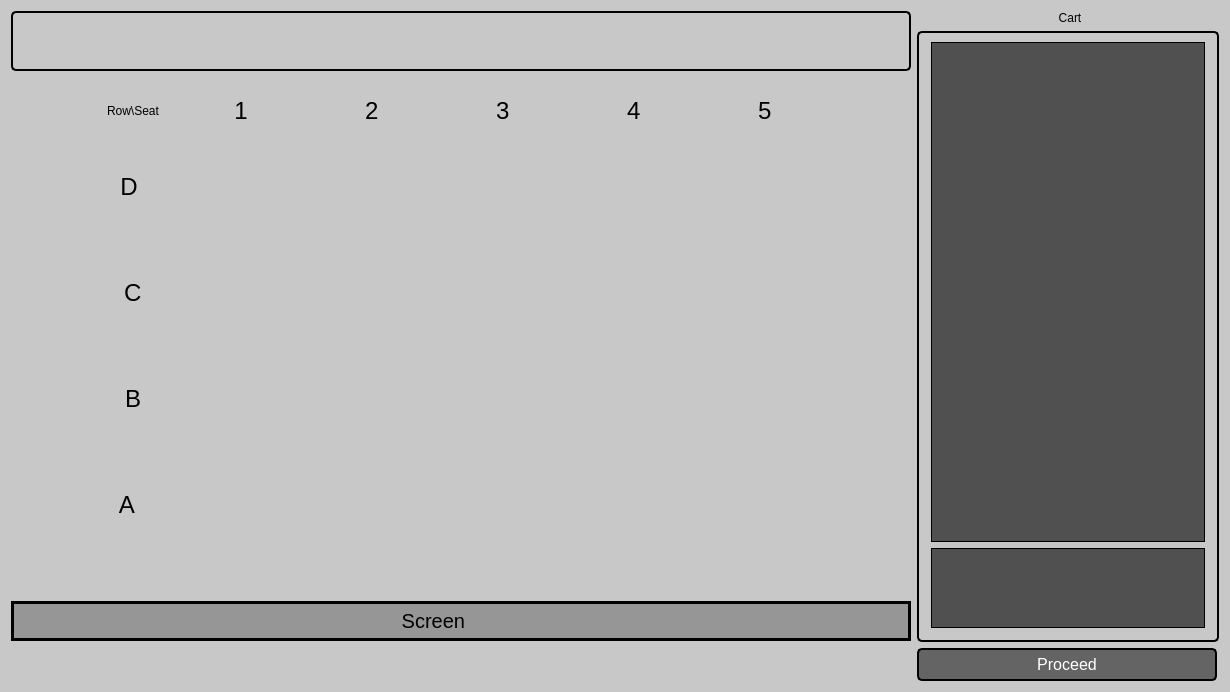
<?xml version="1.0" encoding="UTF-8"?>
<ui version="4.0">
 <class>ProjectionScreenClass</class>
 <widget class="QWidget" name="ProjectionScreenClass">
  <property name="geometry">
   <rect>
    <x>0</x>
    <y>0</y>
    <width>1230</width>
    <height>692</height>
   </rect>
  </property>
  <property name="maximumSize">
   <size>
    <width>1250</width>
    <height>700</height>
   </size>
  </property>
  <property name="windowTitle">
   <string>ProjectionScreen</string>
  </property>
  <property name="styleSheet">
   <string notr="true">QWidget{
background-color: rgb(200,200,200);
}</string>
  </property>
  <layout class="QVBoxLayout" name="verticalLayout_6">
   <item>
    <layout class="QHBoxLayout" name="horizontalLayout_2">
     <item>
      <layout class="QVBoxLayout" name="verticalLayout">
       <item alignment="Qt::AlignTop">
        <widget class="QLabel" name="label">
         <property name="minimumSize">
          <size>
           <width>0</width>
           <height>60</height>
          </size>
         </property>
         <property name="maximumSize">
          <size>
           <width>16777215</width>
           <height>60</height>
          </size>
         </property>
         <property name="font">
          <font>
           <family>Arial</family>
           <pointsize>20</pointsize>
          </font>
         </property>
         <property name="styleSheet">
          <string notr="true">QLabel{
border: 2px solid rgb(0,0,0);
   border-radius: 5px;
    padding: 5px 10px;
}</string>
         </property>
         <property name="text">
          <string/>
         </property>
        </widget>
       </item>
       <item>
        <layout class="QGridLayout" name="gridLayout">
         <item row="0" column="1">
          <widget class="QLabel" name="label_11">
           <property name="text">
            <string>Row\Seat</string>
           </property>
          </widget>
         </item>
         <item row="4" column="7">
          <widget class="QPushButton" name="A5">
           <property name="minimumSize">
            <size>
             <width>100</width>
             <height>100</height>
            </size>
           </property>
           <property name="maximumSize">
            <size>
             <width>100</width>
             <height>100</height>
            </size>
           </property>
           <property name="styleSheet">
            <string notr="true">#A5
{
background-color:transparent;
border-image: url(:/ProjectionScreen/Resource files/seat.png);
background: none;
border: none;
background-repeat: none;
}
#A5:pressed{
border-image: url(:/ProjectionScreen/Resource files/seat3.png);
}</string>
           </property>
           <property name="text">
            <string/>
           </property>
          </widget>
         </item>
         <item row="2" column="7">
          <widget class="QPushButton" name="C5">
           <property name="minimumSize">
            <size>
             <width>100</width>
             <height>100</height>
            </size>
           </property>
           <property name="maximumSize">
            <size>
             <width>16777215</width>
             <height>16777215</height>
            </size>
           </property>
           <property name="styleSheet">
            <string notr="true">#C5
{
background-color:transparent;
border-image: url(:/ProjectionScreen/Resource files/seat.png);
background: none;
border: none;
background-repeat: none;
}
#C5:pressed{
border-image: url(:/ProjectionScreen/Resource files/seat3.png);
}</string>
           </property>
           <property name="text">
            <string/>
           </property>
          </widget>
         </item>
         <item row="0" column="6" alignment="Qt::AlignHCenter">
          <widget class="QLabel" name="label_5">
           <property name="maximumSize">
            <size>
             <width>50</width>
             <height>50</height>
            </size>
           </property>
           <property name="font">
            <font>
             <pointsize>18</pointsize>
            </font>
           </property>
           <property name="text">
            <string>4</string>
           </property>
          </widget>
         </item>
         <item row="1" column="1">
          <widget class="QLabel" name="label_10">
           <property name="minimumSize">
            <size>
             <width>0</width>
             <height>0</height>
            </size>
           </property>
           <property name="maximumSize">
            <size>
             <width>50</width>
             <height>50</height>
            </size>
           </property>
           <property name="font">
            <font>
             <pointsize>18</pointsize>
            </font>
           </property>
           <property name="text">
            <string>  D</string>
           </property>
          </widget>
         </item>
         <item row="0" column="5" alignment="Qt::AlignHCenter">
          <widget class="QLabel" name="label_4">
           <property name="maximumSize">
            <size>
             <width>50</width>
             <height>50</height>
            </size>
           </property>
           <property name="font">
            <font>
             <pointsize>18</pointsize>
            </font>
           </property>
           <property name="text">
            <string>3</string>
           </property>
          </widget>
         </item>
         <item row="3" column="5">
          <widget class="QPushButton" name="B3">
           <property name="enabled">
            <bool>true</bool>
           </property>
           <property name="minimumSize">
            <size>
             <width>100</width>
             <height>100</height>
            </size>
           </property>
           <property name="styleSheet">
            <string notr="true">#B3
{
background-color:transparent;
border-image: url(:/ProjectionScreen/Resource files/seat.png);
background: none;
border: none;
background-repeat: none;
}
#B3:pressed{
border-image: url(:/ProjectionScreen/Resource files/seat3.png);
}</string>
           </property>
           <property name="text">
            <string/>
           </property>
           <property name="checkable">
            <bool>false</bool>
           </property>
          </widget>
         </item>
         <item row="1" column="3">
          <widget class="QPushButton" name="D1">
           <property name="minimumSize">
            <size>
             <width>100</width>
             <height>100</height>
            </size>
           </property>
           <property name="styleSheet">
            <string notr="true">#D1
{
background-color:transparent;
border-image: url(:/ProjectionScreen/Resource files/seat.png);
background: none;
border: none;
background-repeat: none;
}
#D1:pressed{
border-image: url(:/ProjectionScreen/Resource files/seat3.png);
}</string>
           </property>
           <property name="text">
            <string/>
           </property>
          </widget>
         </item>
         <item row="4" column="6">
          <widget class="QPushButton" name="A4">
           <property name="minimumSize">
            <size>
             <width>100</width>
             <height>100</height>
            </size>
           </property>
           <property name="maximumSize">
            <size>
             <width>100</width>
             <height>100</height>
            </size>
           </property>
           <property name="styleSheet">
            <string notr="true">#A4
{
background-color:transparent;
border-image: url(:/ProjectionScreen/Resource files/seat.png);
background: none;
border: none;
background-repeat: none;
}
#A4:pressed{
border-image: url(:/ProjectionScreen/Resource files/seat3.png);
}</string>
           </property>
           <property name="text">
            <string/>
           </property>
          </widget>
         </item>
         <item row="2" column="5">
          <widget class="QPushButton" name="C3">
           <property name="minimumSize">
            <size>
             <width>100</width>
             <height>100</height>
            </size>
           </property>
           <property name="styleSheet">
            <string notr="true">#C3
{
background-color:transparent;
border-image: url(:/ProjectionScreen/Resource files/seat.png);
background: none;
border: none;
background-repeat: none;
}
#C3:pressed{
border-image: url(:/ProjectionScreen/Resource files/seat3.png);
}</string>
           </property>
           <property name="text">
            <string/>
           </property>
          </widget>
         </item>
         <item row="4" column="3">
          <widget class="QPushButton" name="A1">
           <property name="minimumSize">
            <size>
             <width>100</width>
             <height>100</height>
            </size>
           </property>
           <property name="maximumSize">
            <size>
             <width>100</width>
             <height>100</height>
            </size>
           </property>
           <property name="styleSheet">
            <string notr="true">#A1
{
background-color:transparent;
border-image: url(:/ProjectionScreen/Resource files/seat.png);
background: none;
border: none;
background-repeat: none;
}
#A1:pressed{
border-image: url(:/ProjectionScreen/Resource files/seat3.png);
}</string>
           </property>
           <property name="text">
            <string/>
           </property>
          </widget>
         </item>
         <item row="2" column="1" alignment="Qt::AlignHCenter|Qt::AlignVCenter">
          <widget class="QLabel" name="label_9">
           <property name="maximumSize">
            <size>
             <width>50</width>
             <height>50</height>
            </size>
           </property>
           <property name="font">
            <font>
             <pointsize>18</pointsize>
            </font>
           </property>
           <property name="text">
            <string>C</string>
           </property>
          </widget>
         </item>
         <item row="0" column="3" alignment="Qt::AlignHCenter">
          <widget class="QLabel" name="label_2">
           <property name="minimumSize">
            <size>
             <width>40</width>
             <height>40</height>
            </size>
           </property>
           <property name="maximumSize">
            <size>
             <width>50</width>
             <height>50</height>
            </size>
           </property>
           <property name="font">
            <font>
             <pointsize>18</pointsize>
            </font>
           </property>
           <property name="text">
            <string>  1</string>
           </property>
          </widget>
         </item>
         <item row="0" column="7" alignment="Qt::AlignHCenter">
          <widget class="QLabel" name="label_6">
           <property name="maximumSize">
            <size>
             <width>50</width>
             <height>50</height>
            </size>
           </property>
           <property name="font">
            <font>
             <pointsize>18</pointsize>
            </font>
           </property>
           <property name="text">
            <string>5</string>
           </property>
          </widget>
         </item>
         <item row="1" column="7">
          <widget class="QPushButton" name="D5">
           <property name="minimumSize">
            <size>
             <width>100</width>
             <height>100</height>
            </size>
           </property>
           <property name="styleSheet">
            <string notr="true">#D5
{
background-color:transparent;
border-image: url(:/ProjectionScreen/Resource files/seat.png);
background: none;
border: none;
background-repeat: none;
}
#D5:pressed{
border-image: url(:/ProjectionScreen/Resource files/seat3.png);
}</string>
           </property>
           <property name="text">
            <string/>
           </property>
          </widget>
         </item>
         <item row="4" column="1">
          <widget class="QLabel" name="label_7">
           <property name="maximumSize">
            <size>
             <width>50</width>
             <height>50</height>
            </size>
           </property>
           <property name="font">
            <font>
             <pointsize>18</pointsize>
            </font>
           </property>
           <property name="text">
            <string>  A</string>
           </property>
          </widget>
         </item>
         <item row="1" column="5">
          <widget class="QPushButton" name="D3">
           <property name="minimumSize">
            <size>
             <width>100</width>
             <height>100</height>
            </size>
           </property>
           <property name="styleSheet">
            <string notr="true">#D3
{
background-color:transparent;
border-image: url(:/ProjectionScreen/Resource files/seat.png);
background: none;
border: none;
background-repeat: none;
}
#D3:pressed{
border-image: url(:/ProjectionScreen/Resource files/seat3.png);
}</string>
           </property>
           <property name="text">
            <string/>
           </property>
          </widget>
         </item>
         <item row="2" column="6">
          <widget class="QPushButton" name="C4">
           <property name="minimumSize">
            <size>
             <width>100</width>
             <height>100</height>
            </size>
           </property>
           <property name="styleSheet">
            <string notr="true">#C4
{
background-color:transparent;
border-image: url(:/ProjectionScreen/Resource files/seat.png);
background: none;
border: none;
background-repeat: none;
}
#C4:pressed{
border-image: url(:/ProjectionScreen/Resource files/seat3.png);
}</string>
           </property>
           <property name="text">
            <string/>
           </property>
          </widget>
         </item>
         <item row="3" column="6">
          <widget class="QPushButton" name="B4">
           <property name="minimumSize">
            <size>
             <width>100</width>
             <height>100</height>
            </size>
           </property>
           <property name="styleSheet">
            <string notr="true">#B4
{
background-color:transparent;
border-image: url(:/ProjectionScreen/Resource files/seat.png);
background: none;
border: none;
background-repeat: none;
}
#B4:pressed{
border-image: url(:/ProjectionScreen/Resource files/seat3.png);
}</string>
           </property>
           <property name="text">
            <string/>
           </property>
          </widget>
         </item>
         <item row="1" column="6">
          <widget class="QPushButton" name="D4">
           <property name="minimumSize">
            <size>
             <width>100</width>
             <height>100</height>
            </size>
           </property>
           <property name="styleSheet">
            <string notr="true">#D4
{
background-color:transparent;
border-image: url(:/ProjectionScreen/Resource files/seat.png);
background: none;
border: none;
background-repeat: none;
}
#D4:pressed{
border-image: url(:/ProjectionScreen/Resource files/seat3.png);
}</string>
           </property>
           <property name="text">
            <string/>
           </property>
          </widget>
         </item>
         <item row="0" column="4" alignment="Qt::AlignHCenter">
          <widget class="QLabel" name="label_3">
           <property name="maximumSize">
            <size>
             <width>50</width>
             <height>50</height>
            </size>
           </property>
           <property name="font">
            <font>
             <pointsize>18</pointsize>
            </font>
           </property>
           <property name="text">
            <string>2</string>
           </property>
          </widget>
         </item>
         <item row="3" column="1" alignment="Qt::AlignHCenter">
          <widget class="QLabel" name="label_8">
           <property name="maximumSize">
            <size>
             <width>50</width>
             <height>50</height>
            </size>
           </property>
           <property name="font">
            <font>
             <pointsize>18</pointsize>
            </font>
           </property>
           <property name="text">
            <string>B</string>
           </property>
          </widget>
         </item>
         <item row="3" column="3">
          <widget class="QPushButton" name="B1">
           <property name="minimumSize">
            <size>
             <width>100</width>
             <height>100</height>
            </size>
           </property>
           <property name="styleSheet">
            <string notr="true">#B1
{
background-color:transparent;
border-image: url(:/ProjectionScreen/Resource files/seat.png);
background: none;
border: none;
background-repeat: none;
}
#B1:pressed{
border-image: url(:/ProjectionScreen/Resource files/seat3.png);
}</string>
           </property>
           <property name="text">
            <string/>
           </property>
          </widget>
         </item>
         <item row="3" column="7">
          <widget class="QPushButton" name="B5">
           <property name="minimumSize">
            <size>
             <width>100</width>
             <height>100</height>
            </size>
           </property>
           <property name="styleSheet">
            <string notr="true">#B5
{
background-color:transparent;
border-image: url(:/ProjectionScreen/Resource files/seat.png);
background: none;
border: none;
background-repeat: none;
}
#B5:pressed{
border-image: url(:/ProjectionScreen/Resource files/seat3.png);
}</string>
           </property>
           <property name="text">
            <string/>
           </property>
          </widget>
         </item>
         <item row="4" column="5">
          <widget class="QPushButton" name="A3">
           <property name="minimumSize">
            <size>
             <width>100</width>
             <height>100</height>
            </size>
           </property>
           <property name="maximumSize">
            <size>
             <width>100</width>
             <height>100</height>
            </size>
           </property>
           <property name="styleSheet">
            <string notr="true">#A3
{
background-color:transparent;
border-image: url(:/ProjectionScreen/Resource files/seat.png);
background: none;
border: none;
background-repeat: none;
}
#A3:pressed{
border-image: url(:/ProjectionScreen/Resource files/seat3.png);
}</string>
           </property>
           <property name="text">
            <string/>
           </property>
          </widget>
         </item>
         <item row="3" column="4">
          <widget class="QPushButton" name="B2">
           <property name="minimumSize">
            <size>
             <width>100</width>
             <height>100</height>
            </size>
           </property>
           <property name="styleSheet">
            <string notr="true">#B2
{
background-color:transparent;
border-image: url(:/ProjectionScreen/Resource files/seat.png);
background: none;
border: none;
background-repeat: none;
}
#B2:pressed{
border-image: url(:/ProjectionScreen/Resource files/seat3.png);
}</string>
           </property>
           <property name="text">
            <string/>
           </property>
          </widget>
         </item>
         <item row="2" column="3">
          <widget class="QPushButton" name="C1">
           <property name="minimumSize">
            <size>
             <width>100</width>
             <height>100</height>
            </size>
           </property>
           <property name="styleSheet">
            <string notr="true">#C1
{
background-color:transparent;
border-image: url(:/ProjectionScreen/Resource files/seat.png);
background: none;
border: none;
background-repeat: none;
}
#C1:pressed{
border-image: url(:/ProjectionScreen/Resource files/seat3.png);
}</string>
           </property>
           <property name="text">
            <string/>
           </property>
          </widget>
         </item>
         <item row="4" column="4">
          <widget class="QPushButton" name="A2">
           <property name="minimumSize">
            <size>
             <width>100</width>
             <height>100</height>
            </size>
           </property>
           <property name="maximumSize">
            <size>
             <width>100</width>
             <height>100</height>
            </size>
           </property>
           <property name="styleSheet">
            <string notr="true">#A2
{
background-color:transparent;
border-image: url(:/ProjectionScreen/Resource files/seat.png);
background: none;
border: none;
background-repeat: none;
}
#A2:pressed{
border-image: url(:/ProjectionScreen/Resource files/seat3.png);
}</string>
           </property>
           <property name="text">
            <string/>
           </property>
          </widget>
         </item>
         <item row="1" column="4">
          <widget class="QPushButton" name="D2">
           <property name="minimumSize">
            <size>
             <width>100</width>
             <height>100</height>
            </size>
           </property>
           <property name="styleSheet">
            <string notr="true">#D2
{
background-color:transparent;
border-image: url(:/ProjectionScreen/Resource files/seat.png);
background: none;
border: none;
background-repeat: none;
}
#D2:pressed{
border-image: url(:/ProjectionScreen/Resource files/seat3.png);
}</string>
           </property>
           <property name="text">
            <string/>
           </property>
          </widget>
         </item>
         <item row="2" column="4">
          <widget class="QPushButton" name="C2">
           <property name="minimumSize">
            <size>
             <width>100</width>
             <height>100</height>
            </size>
           </property>
           <property name="styleSheet">
            <string notr="true">#C2
{
background-color:transparent;
border-image: url(:/ProjectionScreen/Resource files/seat.png);
background: none;
border: none;
background-repeat: none;
}
#C2:pressed{
border-image: url(:/ProjectionScreen/Resource files/seat3.png);
}</string>
           </property>
           <property name="text">
            <string/>
           </property>
          </widget>
         </item>
         <item row="0" column="8">
          <widget class="QLabel" name="label_12">
           <property name="minimumSize">
            <size>
             <width>40</width>
             <height>40</height>
            </size>
           </property>
           <property name="maximumSize">
            <size>
             <width>40</width>
             <height>40</height>
            </size>
           </property>
           <property name="styleSheet">
            <string notr="true">QLabel{
image:url(:/ProjectionScreen/Resource files/icons/enter-entrance-icon.png);
}</string>
           </property>
           <property name="text">
            <string/>
           </property>
          </widget>
         </item>
         <item row="0" column="0">
          <widget class="QLabel" name="label_13">
           <property name="minimumSize">
            <size>
             <width>40</width>
             <height>40</height>
            </size>
           </property>
           <property name="maximumSize">
            <size>
             <width>40</width>
             <height>40</height>
            </size>
           </property>
           <property name="styleSheet">
            <string notr="true">QLabel{
image:url(:/ProjectionScreen/Resource files/icons/enter-entrance-icon.png);
}</string>
           </property>
           <property name="text">
            <string/>
           </property>
          </widget>
         </item>
         <item row="3" column="0">
          <widget class="QLabel" name="label_14">
           <property name="minimumSize">
            <size>
             <width>40</width>
             <height>100</height>
            </size>
           </property>
           <property name="maximumSize">
            <size>
             <width>40</width>
             <height>100</height>
            </size>
           </property>
           <property name="styleSheet">
            <string notr="true">QLabel{
image: url(:/ProjectionScreen/Resource files/Illustration 1.png)
}</string>
           </property>
           <property name="text">
            <string/>
           </property>
          </widget>
         </item>
         <item row="4" column="0">
          <widget class="QLabel" name="label_15">
           <property name="minimumSize">
            <size>
             <width>40</width>
             <height>100</height>
            </size>
           </property>
           <property name="maximumSize">
            <size>
             <width>40</width>
             <height>100</height>
            </size>
           </property>
           <property name="styleSheet">
            <string notr="true">QLabel{
	image: url(:/ProjectionScreen/Resource files/icons/Illustration2.png);
}</string>
           </property>
           <property name="text">
            <string/>
           </property>
          </widget>
         </item>
         <item row="2" column="0">
          <widget class="QLabel" name="label_16">
           <property name="minimumSize">
            <size>
             <width>40</width>
             <height>100</height>
            </size>
           </property>
           <property name="maximumSize">
            <size>
             <width>40</width>
             <height>100</height>
            </size>
           </property>
           <property name="styleSheet">
            <string notr="true">QLabel{
	image: url(:/ProjectionScreen/Resource files/icons/Illustration2.png);
}</string>
           </property>
           <property name="text">
            <string/>
           </property>
          </widget>
         </item>
         <item row="3" column="8">
          <widget class="QLabel" name="label_17">
           <property name="minimumSize">
            <size>
             <width>40</width>
             <height>100</height>
            </size>
           </property>
           <property name="maximumSize">
            <size>
             <width>40</width>
             <height>100</height>
            </size>
           </property>
           <property name="styleSheet">
            <string notr="true">QLabel{
image: url(:/ProjectionScreen/Resource files/Illustration.png)
}</string>
           </property>
           <property name="text">
            <string/>
           </property>
          </widget>
         </item>
         <item row="4" column="8">
          <widget class="QLabel" name="label_18">
           <property name="minimumSize">
            <size>
             <width>40</width>
             <height>100</height>
            </size>
           </property>
           <property name="maximumSize">
            <size>
             <width>40</width>
             <height>100</height>
            </size>
           </property>
           <property name="styleSheet">
            <string notr="true">QLabel{
image: url(:/ProjectionScreen/Resource files/Illustration 1.png)
}</string>
           </property>
           <property name="text">
            <string/>
           </property>
          </widget>
         </item>
         <item row="1" column="8">
          <widget class="QLabel" name="label_19">
           <property name="minimumSize">
            <size>
             <width>40</width>
             <height>100</height>
            </size>
           </property>
           <property name="maximumSize">
            <size>
             <width>40</width>
             <height>100</height>
            </size>
           </property>
           <property name="styleSheet">
            <string notr="true">QLabel{
image: url(:/ProjectionScreen/Resource files/Illustration.png)
}</string>
           </property>
           <property name="text">
            <string/>
           </property>
          </widget>
         </item>
         <item row="1" column="0">
          <widget class="QLabel" name="label_20">
           <property name="minimumSize">
            <size>
             <width>40</width>
             <height>100</height>
            </size>
           </property>
           <property name="maximumSize">
            <size>
             <width>40</width>
             <height>100</height>
            </size>
           </property>
           <property name="styleSheet">
            <string notr="true">QLabel{
image: url(:/ProjectionScreen/Resource files/Illustration 1.png)
}</string>
           </property>
           <property name="text">
            <string/>
           </property>
          </widget>
         </item>
         <item row="2" column="8">
          <widget class="QLabel" name="label_21">
           <property name="minimumSize">
            <size>
             <width>40</width>
             <height>100</height>
            </size>
           </property>
           <property name="maximumSize">
            <size>
             <width>40</width>
             <height>100</height>
            </size>
           </property>
           <property name="styleSheet">
            <string notr="true">QLabel{
image: url(:/ProjectionScreen/Resource files/Illustration 1.png)
}</string>
           </property>
           <property name="text">
            <string/>
           </property>
          </widget>
         </item>
        </layout>
       </item>
       <item>
        <spacer name="verticalSpacer">
         <property name="font">
          <font>
           <pointsize>18</pointsize>
          </font>
         </property>
         <property name="orientation">
          <enum>Qt::Vertical</enum>
         </property>
         <property name="sizeType">
          <enum>QSizePolicy::Fixed</enum>
         </property>
         <property name="sizeHint" stdset="0">
          <size>
           <width>20</width>
           <height>40</height>
          </size>
         </property>
        </spacer>
       </item>
       <item>
        <widget class="QLabel" name="label_screen">
         <property name="minimumSize">
          <size>
           <width>900</width>
           <height>40</height>
          </size>
         </property>
         <property name="maximumSize">
          <size>
           <width>0</width>
           <height>40</height>
          </size>
         </property>
         <property name="font">
          <font>
           <family>Arial</family>
           <pointsize>15</pointsize>
          </font>
         </property>
         <property name="styleSheet">
          <string notr="true">QLabel{
border: 3px solid black;
background-color: rgb(150,150,150);
text-align: center;
}
</string>
         </property>
         <property name="text">
          <string>                                                                     Screen</string>
         </property>
        </widget>
       </item>
       <item>
        <spacer name="verticalSpacer_2">
         <property name="orientation">
          <enum>Qt::Vertical</enum>
         </property>
         <property name="sizeType">
          <enum>QSizePolicy::Fixed</enum>
         </property>
         <property name="sizeHint" stdset="0">
          <size>
           <width>20</width>
           <height>40</height>
          </size>
         </property>
        </spacer>
       </item>
      </layout>
     </item>
     <item>
      <layout class="QVBoxLayout" name="verticalLayout_2">
       <item>
        <widget class="QGroupBox" name="groupBox">
         <property name="minimumSize">
          <size>
           <width>300</width>
           <height>0</height>
          </size>
         </property>
         <property name="maximumSize">
          <size>
           <width>16777215</width>
           <height>16777215</height>
          </size>
         </property>
         <property name="font">
          <font>
           <pointsize>9</pointsize>
          </font>
         </property>
         <property name="styleSheet">
          <string notr="true">QGroupBox {
    border: 2px solid black;
    border-radius: 5px;
    margin-top: 20px;
    padding: 10px;
}

QGroupBox::title {
    subcontrol-origin: margin;
    subcontrol-position: top center; /* pozcyja tytułu */
    padding: 0 5px;
    background-color: transparent;
    color: black;
}
</string>
         </property>
         <property name="title">
          <string>Cart</string>
         </property>
         <layout class="QVBoxLayout" name="verticalLayout_3">
          <item>
           <widget class="QListWidget" name="listWidget">
            <property name="styleSheet">
             <string notr="true">QListWidget {
    background-color: rgb(80, 80, 80);
    color: white;
    border: 1px solid black;
    padding: 5px;
}

QListWidget::item {
    padding: 5px;
    border-bottom: 1px solid rgb(100, 100, 100);
}

QListWidget::item:selected {
    background-color: rgb(120, 120, 120);
    color: white;
}

QListWidget::item:hover {
    background-color: rgb(100, 100, 100);
    color: white;
}</string>
            </property>
           </widget>
          </item>
          <item>
           <widget class="QListWidget" name="listWidget_total">
            <property name="maximumSize">
             <size>
              <width>16777215</width>
              <height>80</height>
             </size>
            </property>
            <property name="font">
             <font>
              <pointsize>20</pointsize>
             </font>
            </property>
            <property name="styleSheet">
             <string notr="true">QListWidget {
    background-color: rgb(80, 80, 80);
    color: white;
    border: 1px solid black;
    padding: 5px;
}

QListWidget::item {
    padding: 5px;
    border-bottom: 1px solid rgb(100, 100, 100);
}

QListWidget::item:selected {
    background-color: rgb(120, 120, 120);
    color: white;
}

QListWidget::item:hover {
    background-color: rgb(100, 100, 100);
    color: white;
}</string>
            </property>
           </widget>
          </item>
         </layout>
        </widget>
       </item>
       <item>
        <widget class="QPushButton" name="pushButton_proceed">
         <property name="maximumSize">
          <size>
           <width>300</width>
           <height>16777215</height>
          </size>
         </property>
         <property name="font">
          <font>
           <pointsize>12</pointsize>
          </font>
         </property>
         <property name="styleSheet">
          <string notr="true">QPushButton {
    background-color: rgb(100, 100, 100);
    color: white;
    border: 2px solid black;
    border-radius: 5px;
    padding: 5px 10px;
}

QPushButton:hover {
    background-color: rgb(120, 120, 120);
}

QPushButton:pressed {
    background-color: rgb(80, 80, 80);
}</string>
         </property>
         <property name="text">
          <string>Proceed</string>
         </property>
        </widget>
       </item>
      </layout>
     </item>
    </layout>
   </item>
  </layout>
 </widget>
 <layoutdefault spacing="6" margin="11"/>
 <resources>
  <include location="ProjectionScreen.qrc"/>
 </resources>
 <connections/>
</ui>
